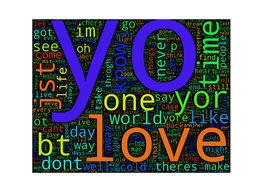
#> input picture song-lyrics-classification-spark-emr/word_cloud_20Cluster/0.png, 256 x 192 px, shrunk from 800 x 600 before the run
$ python sharpen.py ../song-lyrics-classification-spark-emr/word_cloud_20Cluster/0.png
#> lines starting #> are read from the running program, lines starting #| are printed output that depends on the picture
### image-effects/filter.py
import sys
from PIL import Image

# filter.py will be our library file

def open(argv): # opens file
    if len(sys.argv)<=1:
        print "missing image filename"
        sys.exit(1)
    filename = sys.argv[1]
    img = Image.open(filename)
#> img is the input picture: PIL image 256x192 RGBA; mean R, G, B, A 124.5, 129.1, 132.2, 255
    img = img.convert("L")
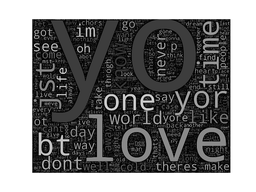
#> img: PIL image 256x192 L; min 0, max 255, mean 128.1
    return img

def region3x3(img, x, y): # gets pixel value in 3x3 regions and returns them in a list
    me = getpixel(img, x, y)
    N = getpixel(img, x, y - 1)
    S = getpixel(img, x, y + 1)
    E = getpixel(img, x + 1, y)
    W = getpixel(img, x - 1, y)
    NW = getpixel(img, x - 1, y - 1)
    NE = getpixel(img, x + 1, y - 1)
    SE = getpixel(img, x + 1, y + 1)
    SW = getpixel(img, x - 1, y + 1)
    return [me, N, S, E, W, NW, NE, SE, SW]

def getpixel(img, x, y): # retrieves pixel value of image at point (x,y)
    width, height = img.size
    originalpixels = img.load()
    if x < 0:
        x = 0
    if x >= width:
        x = width - 1
    if y < 0:
        y = 0
    if y >= height:
        y = height - 1
    return originalpixels[x,y]

def filter(img, f): # choose an effect and an image to carry out the effect on
    width, height = img.size
#> width = 256; height = 192
    copyimg = img.copy()
    pixels = copyimg.load()
    for i in range(0, width):
        for j in range(0, height):
            r = region3x3(img, i, j)
            pixels[i,j] = f(r)
#> this loop made 256 passes
    return copyimg

### image-effects/sharpen.py
from filter import *

def laplace(data):
    laplacevalue = data[1] + data[2] + data[3] + data[4] - 4*(data[0])
    return laplacevalue

def minus(A, B): #takes original image and removes lightest parts of image to enhance darker areas - sharpen
    width, height = img.size
    copyimg = img.copy()
    pixels = copyimg.load()
    pixelsA = A.load()
    pixelsB = B.load()
    for i in range(0, width):
        for j in range(0, height):
            pixels[i,j] = pixelsA[i,j] - pixelsB[i,j]
    return copyimg


img = open(sys.argv)
img.show()
edges = filter(img, laplace)
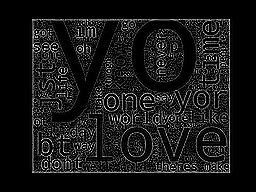
#> edges: PIL image 256x192 L; min 0, max 255, mean 22.9
minus(img, edges).show()
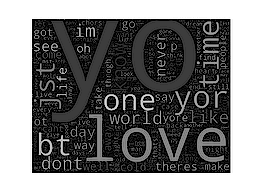
#> shown: PIL image 256x192 L; min 0, max 255, mean 122.3
edges.show()
